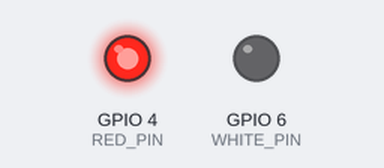
Bench run of a program on a simulated ESP32-S3. Parts: output pins drawn as LEDs (lit = HIGH).

Above: at 0.2 s.
At 6.2 s:
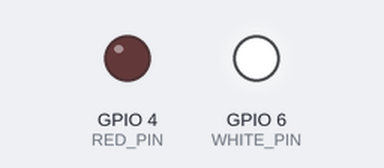
At 12.7 s:
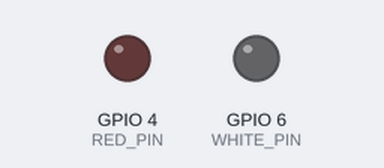
Timing chart, 0 to 13.0 s (numbered marks = the images above):
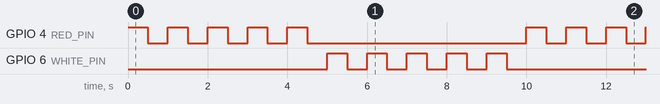

The program:

main.cpp
```cpp
#include <Arduino.h>

#define RED_PIN 4
// #define BLUE_PIN 5
#define WHITE_PIN 6

int blinkDelay = 500;

void blink(int pin, int n)
{
  for (int i = 0; i < n; i++)
  {
    digitalWrite(pin, HIGH);
    delay(blinkDelay);
    digitalWrite(pin, LOW);
    delay(blinkDelay);
  }
}

void setup()
{
  pinMode(RED_PIN, OUTPUT);
  // pinMode(BLUE_PIN, OUTPUT);
  pinMode(WHITE_PIN, OUTPUT);
}

void loop()
{
  blink(RED_PIN, 5);
  // blink(BLUE_PIN, 5);
  blink(WHITE_PIN, 5);
}
```

Measured:
- by itself, GPIO 4 (RED_PIN), GPIO 6 (WHITE_PIN): repeats every 10.0 s: 4 × (LOW 0.50 s, HIGH 0.50 s), LOW 5.5 s, HIGH 0.50 s
- by itself, everything shown: repeats every 10.0 s, in 20 steps
